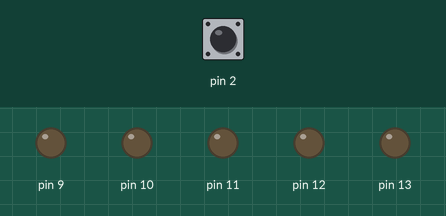
A sketch run on a simulated Arduino Uno, built with avr-gcc and run on an emulated ATmega328P. Shown: output pins drawn as LEDs (lit = HIGH). Inputs (shaded band) come from the test bench; at power-on: pin 2 HIGH.

Above: at 1.2 s.
1.3 s: pin 2 pulled LOW for 0.15 s
At 1.6 s:
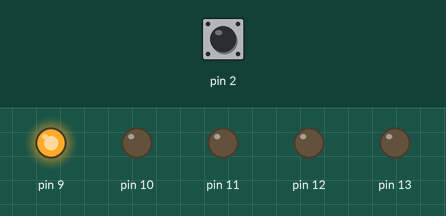
2.9 s: pin 2 pulled LOW for 1 s
At 4.0 s:
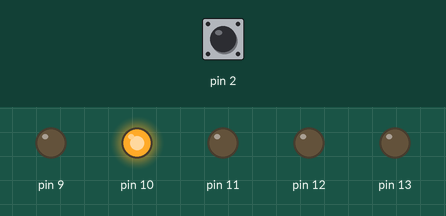
5.4 s: pin 2 pulled LOW for 0.15 s
At 5.9 s:
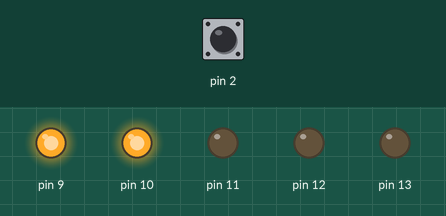
7.0 s: pin 2 pulled LOW for 3.2 s
At 8.3 s:
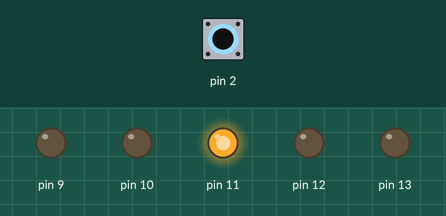
11.7 s: pin 2 pulled LOW for 0.15 s
At 12.9 s:
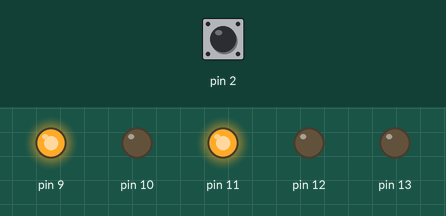
13.3 s: pin 2 pulled LOW for 1 s
At 14.3 s:
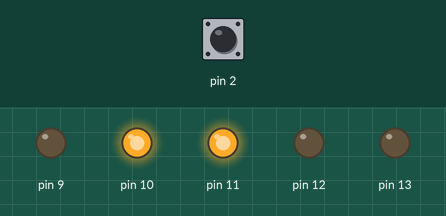
Timing chart, 0 to 16.3 s (numbered marks = the images above; inputs shaded):
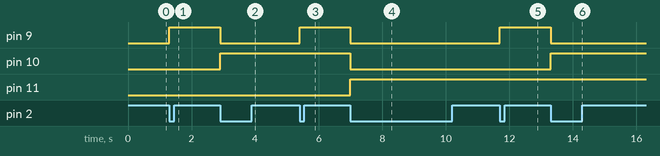

The sketch:

step2.ino
```cpp
#include <avr/interrupt.h>
# define LEDS 0b00111110 // задаём пины под диоды

volatile unsigned char count = 0;
volatile unsigned char tick = 0;
void setup() {
  DDRB |= LEDS;
  DDRD &= ~(1 << PD2);
  PORTD |= (1 << PD2);
  //используем таймер1
  TCCR1A = 0;
  TCCR1B = (1 << WGM12) | (1 << CS12); //режим СТС(4 режим) и делитель 256, поэтому предыдущая строчка 0
  OCR1A = 624; // срабатывает 100 раз в сек
  TIMSK1 = (1 << OCIE1A); //прерывние при достижении значения OCR1A
  EICRA  = (1 << ISC01); // Положением "нажатие" выбран спадающий фронт кнопки PD2
  EIMSK = (1 << INT0); // разрешить прерывание INT0
  sei();
}

ISR(TIMER1_COMPA_vect) { //отсчитываем тики для того чтобы убрать дребезг с кнопки
  if (tick < 255) //условие, чтобы не было переполнения и при достижении 255 сбросится в 0 только после нажатия кнопки
    tick++;
}

ISR(INT0_vect) { //нажатие кнопки
  if (tick > 5) { //60мс задержки для предотвращения дребезга
    count++;
    tick = 0;   //запоминаем, что нажатие было
  }
}

void loop() {
  PORTB = (PORTB & ~LEDS) | ((count << 1)&LEDS); //выводим значение счётчика на диоды со смещением
}
```

Measured:
- after the input at 1.3 s, pin 9: LOW → HIGH at once
- after the input at 2.9 s, pin 9: HIGH → LOW at once; pin 10: LOW → HIGH at once
- after the input at 5.4 s, pin 9: LOW → HIGH at once
- after the input at 7.0 s, pin 9, pin 10: HIGH → LOW at once; pin 11: LOW → HIGH at once
- after the input at 11.7 s, pin 9: LOW → HIGH at once
- after the input at 13.3 s, pin 9: HIGH → LOW at once; pin 10: LOW → HIGH at once
